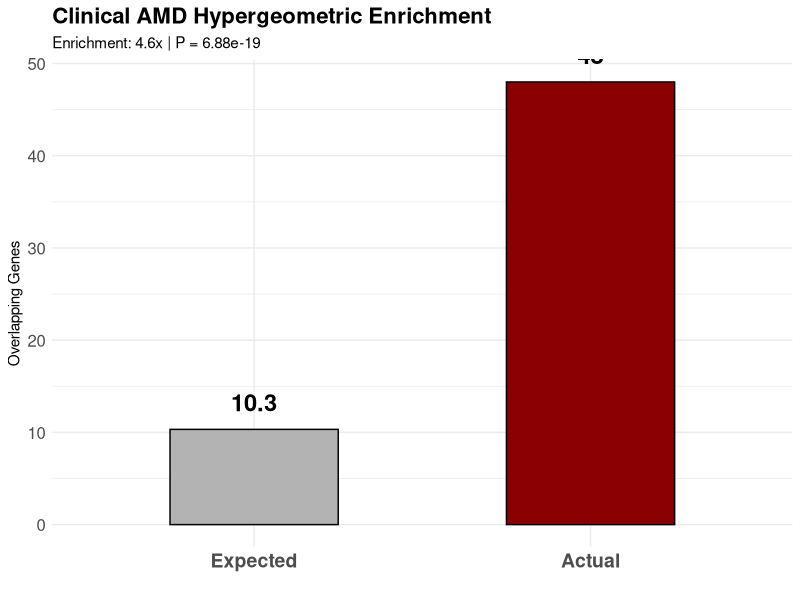

Reproduce this figure in R. (Note: this script raises an error after producing the figure.)
library(ggplot2)

# Init params
background_total <- 35949
yellow_module_size <- 297

# Target dataset inputs
amd_disease_genes <- 1250
actual_overlap <- 48

# Compute expected
expected_overlap <- (yellow_module_size * amd_disease_genes) / background_total

# Hypergeometric test
p_value <- phyper(actual_overlap - 1, 
                  yellow_module_size, 
                  background_total - yellow_module_size, 
                  amd_disease_genes, 
                  lower.tail = FALSE)

fold_enrichment <- actual_overlap / expected_overlap

# Prep plot df
plot_data <- data.frame(
  Metric = c("Expected", "Actual"),
  Gene_Count = c(expected_overlap, actual_overlap)
)
plot_data$Metric <- factor(plot_data$Metric, levels = c("Expected", "Actual"))

p_label <- sprintf("P = %.2e", p_value)
fold_label <- sprintf("Enrichment: %.1fx", fold_enrichment)

# Plot
p6 <- ggplot(plot_data, aes(x = Metric, y = Gene_Count, fill = Metric)) +
  geom_bar(stat = "identity", width = 0.5, color = "black") +
  geom_text(aes(label = round(Gene_Count, 1)), vjust = -1, size = 6, fontface = "bold") +
  scale_fill_manual(values = c("gray70", "darkred")) +
  theme_minimal() +
  labs(title = "Clinical AMD Hypergeometric Enrichment",
       subtitle = paste(fold_label, "|", p_label),
       y = "Overlapping Genes", 
       x = "") +
  theme(legend.position = "none",
        axis.text.x = element_text(size = 14, face = "bold"),
        axis.text.y = element_text(size = 12),
        plot.title = element_text(size = 16, face = "bold"))

# Export tif
ggsave("~/Epithelial_OxStress_Meta/results/figures/Figure_6_Clinical_Validation.tif", 
       p6, width = 9, height = 7, dpi = 800, compression = "lzw")

# Export stats
stats_out <- data.frame(
  Background = background_total,
  Module_Size = yellow_module_size,
  Disease_Genes = amd_disease_genes,
  Expected_Overlap = expected_overlap,
  Actual_Overlap = actual_overlap,
  Fold_Enrichment = fold_enrichment,
  HyperP = p_value
)
write.csv(stats_out, "~/Epithelial_OxStress_Meta/results/tables/Table_S3_Clinical_Hypergeometric_Stats.csv", row.names = FALSE)
